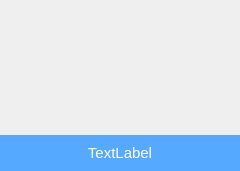
<?xml version="1.0" encoding="UTF-8"?>
<ui version="4.0">
 <class>UiBucketAssetCard</class>
 <widget class="QWidget" name="UiBucketAssetCard">
  <property name="geometry">
   <rect>
    <x>0</x>
    <y>0</y>
    <width>240</width>
    <height>171</height>
   </rect>
  </property>
  <property name="minimumSize">
   <size>
    <width>240</width>
    <height>171</height>
   </size>
  </property>
  <property name="maximumSize">
   <size>
    <width>240</width>
    <height>171</height>
   </size>
  </property>
  <property name="windowTitle">
   <string>Form</string>
  </property>
  <property name="styleSheet">
   <string notr="true">QLabel#__alias{
	background-color: rgb(85, 170, 255);
	color: rgb(255, 255, 255);
	font: 11pt;
}</string>
  </property>
  <layout class="QHBoxLayout" name="horizontalLayout">
   <property name="spacing">
    <number>0</number>
   </property>
   <property name="leftMargin">
    <number>0</number>
   </property>
   <property name="topMargin">
    <number>0</number>
   </property>
   <property name="rightMargin">
    <number>0</number>
   </property>
   <property name="bottomMargin">
    <number>0</number>
   </property>
   <item>
    <widget class="ClickWidget" name="__clickWidget" native="true">
     <widget class="QLabel" name="__thumb">
      <property name="geometry">
       <rect>
        <x>0</x>
        <y>0</y>
        <width>240</width>
        <height>135</height>
       </rect>
      </property>
      <property name="minimumSize">
       <size>
        <width>0</width>
        <height>135</height>
       </size>
      </property>
      <property name="maximumSize">
       <size>
        <width>16777215</width>
        <height>135</height>
       </size>
      </property>
      <property name="text">
       <string/>
      </property>
      <property name="pixmap">
       <pixmap resource="pluginBucket.qrc">:/pluginBucket/simple/img/default_asset_card.png</pixmap>
      </property>
      <property name="scaledContents">
       <bool>true</bool>
      </property>
      <property name="alignment">
       <set>Qt::AlignCenter</set>
      </property>
     </widget>
     <widget class="QLabel" name="__alias">
      <property name="geometry">
       <rect>
        <x>0</x>
        <y>135</y>
        <width>240</width>
        <height>36</height>
       </rect>
      </property>
      <property name="text">
       <string>TextLabel</string>
      </property>
      <property name="alignment">
       <set>Qt::AlignCenter</set>
      </property>
     </widget>
     <widget class="QLabel" name="__selectedMark">
      <property name="geometry">
       <rect>
        <x>189</x>
        <y>0</y>
        <width>51</width>
        <height>51</height>
       </rect>
      </property>
      <property name="text">
       <string/>
      </property>
      <property name="pixmap">
       <pixmap resource="pluginBucket.qrc">:/pluginBucket/simple/selectedMark</pixmap>
      </property>
     </widget>
    </widget>
   </item>
  </layout>
 </widget>
 <customwidgets>
  <customwidget>
   <class>ClickWidget</class>
   <extends>QWidget</extends>
   <header>ClickWidget.h</header>
   <container>1</container>
  </customwidget>
 </customwidgets>
 <resources>
  <include location="pluginBucket.qrc"/>
 </resources>
 <connections/>
</ui>
